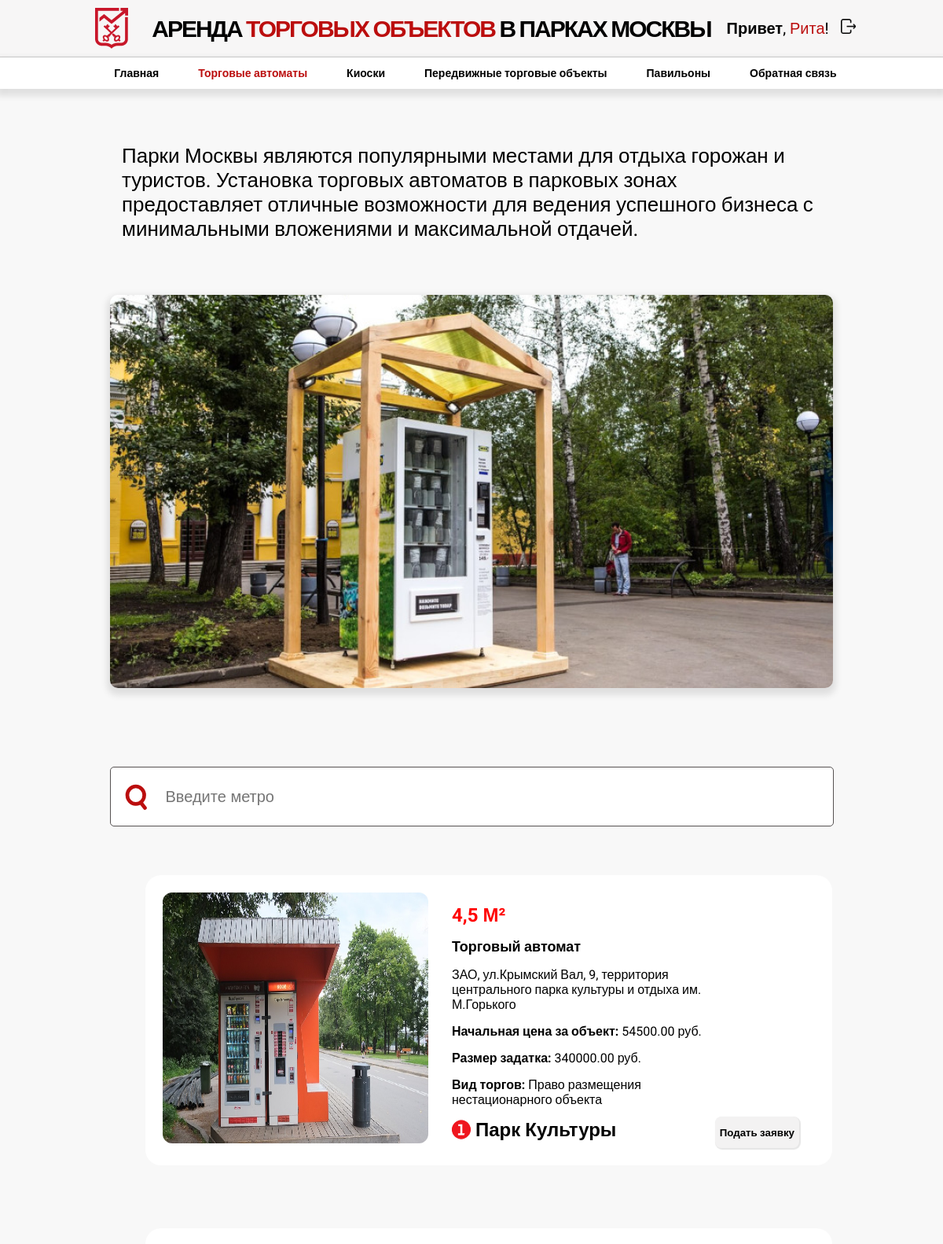
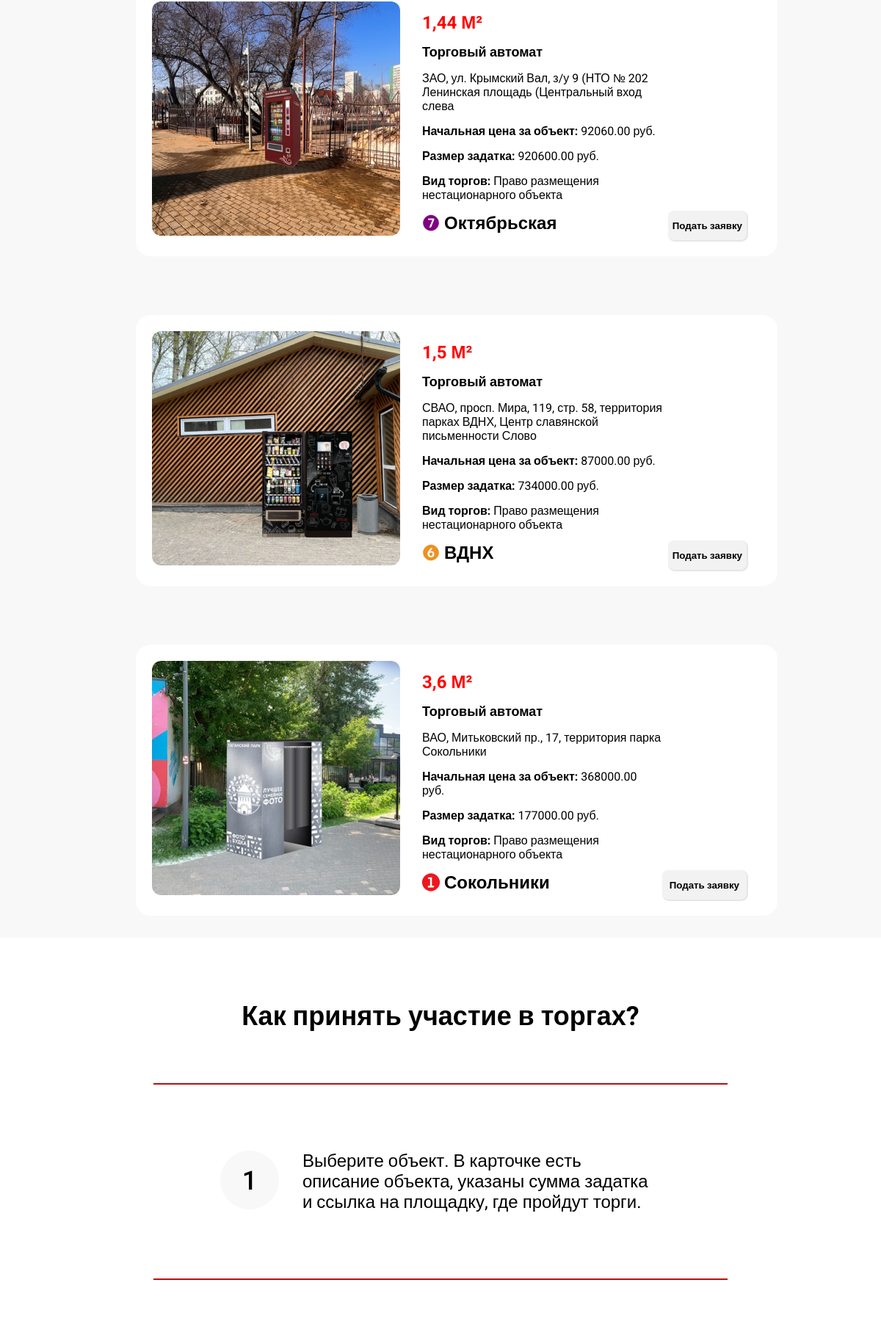
The app's page /TorgovieAvtomati.php (signed in, upper part) with its own data (2 pictures, top to bottom).
### tables this page shows
CREATE TABLE IF NOT EXISTS `torgovye_avtomaty` (
  `id` int NOT NULL AUTO_INCREMENT,
  `tip_objekta_id` varchar(255) DEFAULT NULL,
  `ploshchad_objekta` varchar(100) NOT NULL,
  `stanciya_metro_id` varchar(255) DEFAULT NULL,
  `adres` varchar(255) NOT NULL,
  `nachalnaya_cena` decimal(65,2) DEFAULT NULL,
  `razmer_zadatka` decimal(65,2) NOT NULL,
  `vid_torgov_id` varchar(255) DEFAULT NULL,
  `image_metro_line_id` varchar(255) DEFAULT NULL,
  `foto_objekta` varchar(255) NOT NULL,
  PRIMARY KEY (`id`),
  KEY `image_metro_line_id` (`image_metro_line_id`),
  KEY `stanciya_metro_id` (`stanciya_metro_id`),
  KEY `tip_objekta_id` (`tip_objekta_id`),
  KEY `vid_torgov_id` (`vid_torgov_id`)
);

### TorgovieAvtomati.php (the view, shortened to what this page needs)
<?php
include('include/submit_application.php');
?>
<!DOCTYPE html>
<html lang="ru">
<head>
    <link rel="stylesheet" href="css/style.css">
</head>
<body>
    <nav>
        <div class="nav-logo">
            <img src="img/Gerb.png" style="margin-right: 20px" alt="Эмблема">
            <h1>
                АРЕНДА <font color="BB0E0E"> ТОРГОВЫХ ОБЪЕКТОВ</font> В ПАРКАХ МОСКВЫ
            </h1>
            <?php if (isset($_SESSION['username'])): ?>
            <div class="exit-login"><b>Привет</b>, <font color="#BB0E0E">
                    <?php echo htmlspecialchars($_SESSION['username']); ?></font>!</div>
            <a href="include/logout.php"><img src="img/exit.png" style="margin-left: 15px; width:19px; height:19px"></a>
            <?php else: ?>
            <button id="btn-nav-logo">Войти<img src="img/login.png" style="padding-left: 10px;" alt="login"></button>
            <?php endif; ?>
        </div>
        <?php
        $current_page = basename($_SERVER['PHP_SELF']);
        ?>
        <div class="navbar">
    <li class="<?php if ($current_page == 'index1.php') echo 'active'; ?>"><a href="index1.php">Главная</a></li>
    <li class="<?php if ($current_page == 'TorgovieAvtomati.php') echo 'active'; ?>"><a href="TorgovieAvtomati.php">Торговые автоматы</a></li>
    <li class="<?php if ($current_page == 'kioski.php') echo 'active'; ?>"><a href="kioski.php">Киоски</a></li>
    <li class="<?php if ($current_page == 'peredvijnie.php') echo 'active'; ?>"><a href="peredvijnie.php">Передвижные торговые объекты</a></li>
    <li class="<?php if ($current_page == 'paviloni.php') echo 'active'; ?>"><a href="paviloni.php">Павильоны</a></li>
    <li id="callback-button">Обратная связь</li>
</div>
    </nav>
    <header>
        <div class="main-text">
            <span>Парки Москвы являются популярными местами для отдыха горожан и туристов. Установка
                торговых автоматов в парковых зонах предоставляет отличные возможности для ведения успешного бизнеса с
                минимальными вложениями и максимальной отдачей.</span>
        </div>
        <img class="img-header" src="img/vending_parks.jpg" alt="Торговый Автомат"
            style="margin: 60px auto 0px auto; display:block">
        <input type="text" id="myInput" onkeyup="myFunction()" placeholder="Введите метро">
                <?php
     $sql = "SELECT *
     FROM torgovye_avtomaty";
            $result = $link->query($sql);
            while ($row = $result->fetch_assoc())
            {
             echo '
         <div class="cards-container">
            <div class="vending_machine-container">
             <img src='.$row['foto_objekta'].' width="338px" height="319px">
                                 <span class="cards-container-db">
                                     <li><b>
                                             <font color="red" size="5px"> '.$row['ploshchad_objekta'].'</font>
                                         </b></li>
                                     <li>
                                         <font size="4px"><b>'.$row['tip_objekta_id'].'</b></font>
                                     </li>
                                     <li>'.$row['adres'].'</li>
                                     <li><b>Начальная цена за объект: </b>'.$row['nachalnaya_cena'].' руб.</li>
                                     <li><b>Размер задатка: </b>'.$row['razmer_zadatka'].' руб.</li>
                                     <li><b>Вид торгов: </b>'.$row['vid_torgov_id'].'</li>
                                     <li><img src='.$row['image_metro_line_id'].'></li>
                                        <li id="metro"> <font size="5em"><b>'.$row['stanciya_metro_id'].'</b></font></li>
                                 </span>
                                 <input class="open-modal" type="button" value="Подать заявку" data-id="' . $row['id'] . '" data-type="' . $row['tip_objekta_id'] . '">
                                 </div>
                             </div>
                          ';
            }
       ?>
    </header>
    <main>
        <div class="main-info">
            <h2>Как принять участие в торгах?</h2>
            <br>
            <hr color="#BB0E0E" width="780px">
            <li><img src="img/Frame 3.png" alt="1"> Выберите объект. В карточке есть описание объекта,
                указаны сумма задатка и ссылка на площадку, где пройдут торги.</li>
            <hr color="#BB0E0E" width="780px">
            <li><img src="img/Frame 4.png" alt="2">
            </li>
        </div>
    </main>
</body>
</html>

### css/style.css (style rules this page uses)
body { font-family: 'Roboto', sans-serif; margin: auto; min-width: 1098px; overflow-x: hidden; }
nav { margin: auto; position: sticky; top: 0; }
.nav-logo { font-size: 20px; height: 72px; background-color: #f7f6f6; display: flex; align-items: center; justify-content: center; letter-spacing: -2px; border-bottom: 1px solid rgb(206, 206, 206); }
.exit-login { margin-left: 20px; letter-spacing: 0; }
.navbar { display: flex; justify-content: center; align-items: center; list-style-type: none; font-size: 14px; font-weight: 700; font-style: normal; background-color: white; box-shadow: 0px 5px 8px 4px rgba(0, 0, 0, 0.1); height: 40px; padding-left: 60px; }
.navbar a { text-decoration: none; color: black; }
.navbar li.active a { color: #BB0E0E; }
.navbar li { margin-right: 50px; cursor: pointer; }
header { background-color: #F8F8F8; }
.img-header { border-radius: 10px; box-shadow: 0px 5px 8px 4px rgba(0, 0, 0, 0.1); }
.main-info { display: flex; align-items: center; flex-direction: column; font-size: 24px; padding-top: 56px; list-style: none; font-weight: 400; font-style: normal; }
.main-info li { padding: 78px; width: 600px; }
.main-info img { float: left; padding-right: 32px; }
.main-text { font-weight: 400; font-style: normal; text-align: left; font-size: 24px; width: 890px; margin: auto; margin-top: 60px; padding-bottom: 8px; }
.main-text { width: 890px; margin: auto; padding-top: 70px; }
.main-text span { font-weight: 400; font-style: normal; font-size: 26px; }
#myInput { background-image: url('/css/img/icon\ _search_.svg'); background-repeat: no-repeat; background-position: 18px; margin: auto; display: flex; justify-content: center; margin-top: 100px; width: 829px; height: 50px; border: 1px solid #565252; border-radius: 5px; background-color: #fff; padding: 12px 20px 12px 70px; margin-bottom: 12px; font-size: 20px; }
.cards-container { display: flex; flex-direction: column; width: 830px; margin: auto; }
.cards-container img { border-radius: 12px; float: left; }
.cards-container div { width: 830px; border-radius: 20px; margin-bottom: 30px; background-color: #fff; padding: 22px; display: flex; margin-top: 50px; }
.cards-container li:last-child { margin-left: 30px; }
.cards-container-db { flex-direction: column; margin-left: 30px; align-items: center; }
.cards-container-db li { list-style: none; margin-top: 15px; }
.open-modal { height: 40px; border: none; font-family: 'Roboto', sans-serif; cursor: pointer; margin-top: 285px; margin-right: 20px; font-family: 14px; width: 150px; font-weight: 800; box-shadow: 1px 1px 1px 1px rgba(0, 0, 0, 0.1); border-radius: 8px; background-color: #f3f2f2; }

### records on screen
torgovye_avtomaty: foto_objekta (picture), ploshchad_objekta "4,5 М²", tip_objekta "Торговый автомат", adres "ЗАО, ул.Крымский Вал, 9, территория центрального парка культуры и отдыха им. М.Горького", nachalnaya_cena "54500.00", razmer_zadatka "340000.00", vid_torgov "Право размещения нестационарного объекта", image_metro_line (picture), stanciya_metro "Парк Культуры"
torgovye_avtomaty: foto_objekta (picture), ploshchad_objekta "1,44 М²", tip_objekta "Торговый автомат", adres "ЗАО, ул. Крымский Вал, з/у 9 (НТО № 202 Ленинская площадь (Центральный вход слева", nachalnaya_cena "92060.00", razmer_zadatka "920600.00", vid_torgov "Право размещения нестационарного объекта", image_metro_line (picture), stanciya_metro "Октябрьская"
torgovye_avtomaty: foto_objekta (picture), ploshchad_objekta "1,5 М²", tip_objekta "Торговый автомат", adres "СВАО, просп. Мира, 119, стр. 58, территория парках ВДНХ, Центр славянской письменности Слово", nachalnaya_cena "87000.00", razmer_zadatka "734000.00", vid_torgov "Право размещения нестационарного объекта", image_metro_line (picture), stanciya_metro "ВДНХ"
torgovye_avtomaty: foto_objekta (picture), ploshchad_objekta "3,6 М²", tip_objekta "Торговый автомат", adres "ВАО, Митьковский пр., 17, территория парка Сокольники", nachalnaya_cena "368000.00", razmer_zadatka "177000.00", vid_torgov "Право размещения нестационарного объекта", image_metro_line (picture), stanciya_metro "Сокольники"

### other values on screen
$_SESSION['username'] "Рита"
